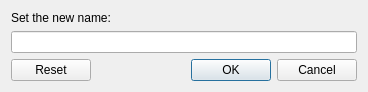
<?xml version="1.0" encoding="UTF-8"?>
<ui version="4.0">
 <class>TReplace_rename_form</class>
 <widget class="QDialog" name="TReplace_rename_form">
  <property name="geometry">
   <rect>
    <x>0</x>
    <y>0</y>
    <width>368</width>
    <height>91</height>
   </rect>
  </property>
  <property name="windowTitle">
   <string>Koperek32::Rename source file</string>
  </property>
  <layout class="QVBoxLayout" name="verticalLayout">
   <item>
    <widget class="QLabel" name="label">
     <property name="text">
      <string>Set the new name:</string>
     </property>
    </widget>
   </item>
   <item>
    <widget class="QLineEdit" name="lineEdit"/>
   </item>
   <item>
    <widget class="QDialogButtonBox" name="buttonBox">
     <property name="orientation">
      <enum>Qt::Horizontal</enum>
     </property>
     <property name="standardButtons">
      <set>QDialogButtonBox::Cancel|QDialogButtonBox::Ok|QDialogButtonBox::Reset</set>
     </property>
    </widget>
   </item>
  </layout>
 </widget>
 <resources/>
 <connections>
  <connection>
   <sender>buttonBox</sender>
   <signal>accepted()</signal>
   <receiver>TReplace_rename_form</receiver>
   <slot>accept()</slot>
   <hints>
    <hint type="sourcelabel">
     <x>248</x>
     <y>254</y>
    </hint>
    <hint type="destinationlabel">
     <x>157</x>
     <y>274</y>
    </hint>
   </hints>
  </connection>
  <connection>
   <sender>buttonBox</sender>
   <signal>rejected()</signal>
   <receiver>TReplace_rename_form</receiver>
   <slot>reject()</slot>
   <hints>
    <hint type="sourcelabel">
     <x>316</x>
     <y>260</y>
    </hint>
    <hint type="destinationlabel">
     <x>286</x>
     <y>274</y>
    </hint>
   </hints>
  </connection>
 </connections>
</ui>
